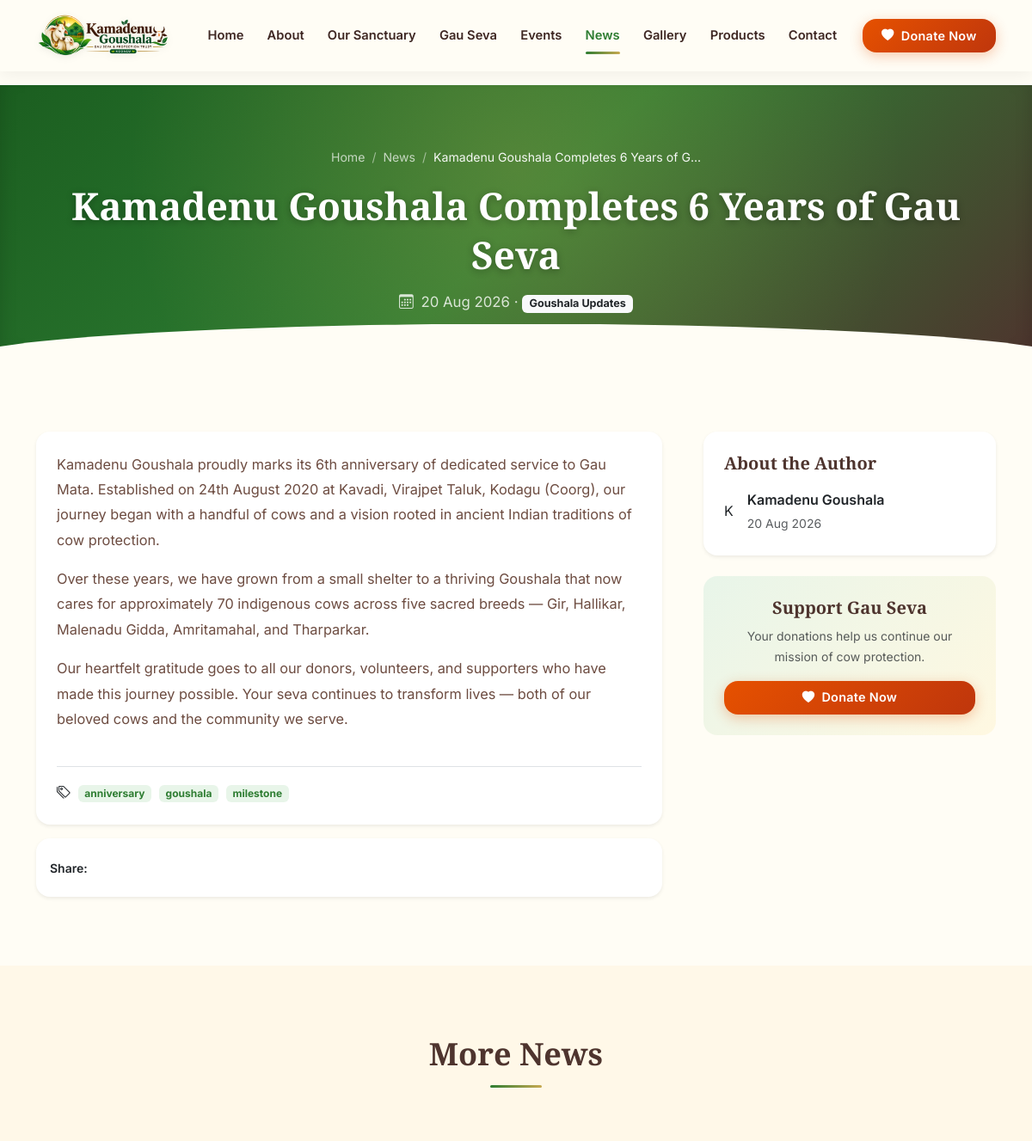
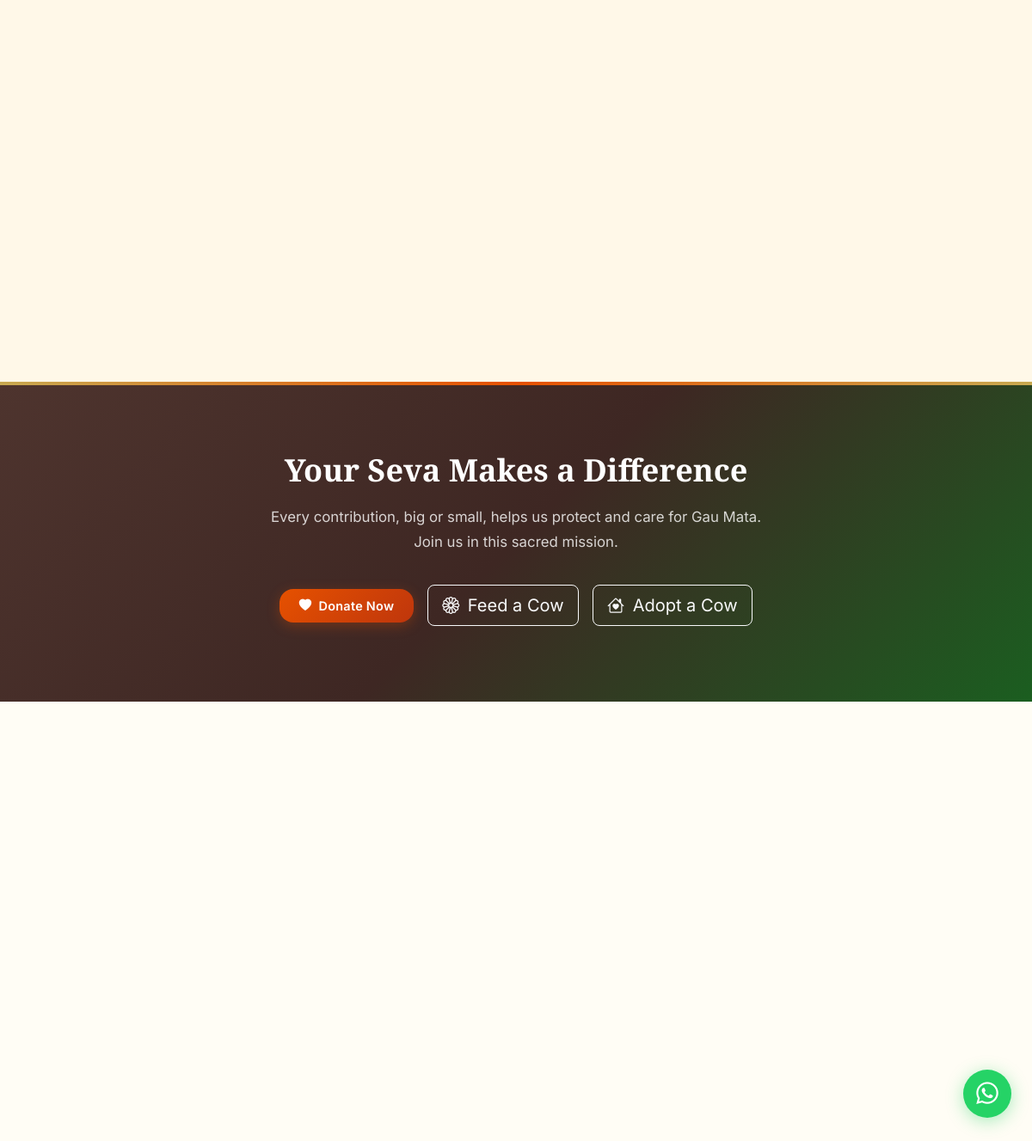
Page /news-details.php?slug=kamadenu-goushala-completes-6-years on the committed database (2 pictures, top to bottom).
### tables this page shows
CREATE TABLE `news` (
    `id` INT UNSIGNED AUTO_INCREMENT PRIMARY KEY,
    `title` VARCHAR(250) NOT NULL,
    `slug` VARCHAR(270) NOT NULL UNIQUE,
    `short_description` VARCHAR(500) DEFAULT NULL,
    `content` TEXT DEFAULT NULL,
    `featured_image` VARCHAR(255) DEFAULT NULL,
    `author` VARCHAR(100) DEFAULT 'Kamadenu Goushala',
    `category_id` INT UNSIGNED DEFAULT NULL,
    `tags` VARCHAR(500) DEFAULT NULL,
    `published_date` DATE DEFAULT NULL,
    `status` ENUM('Draft', 'Published', 'Archived') NOT NULL DEFAULT 'Draft',
    `seo_title` VARCHAR(200) DEFAULT NULL,
    `seo_description` TEXT DEFAULT NULL,
    `created_at` DATETIME NOT NULL DEFAULT CURRENT_TIMESTAMP,
    `updated_at` DATETIME NOT NULL DEFAULT CURRENT_TIMESTAMP ON UPDATE CURRENT_TIMESTAMP,
    INDEX `idx_news_status` (`status`),
    INDEX `idx_news_date` (`published_date`),
    INDEX `idx_news_category` (`category_id`),
    CONSTRAINT `fk_news_category` FOREIGN KEY (`category_id`) REFERENCES `news_categories`(`id`) ON DELETE SET NULL ON UPDATE CASCADE
);

CREATE TABLE `news_categories` (
    `id` INT UNSIGNED AUTO_INCREMENT PRIMARY KEY,
    `name` VARCHAR(100) NOT NULL,
    `slug` VARCHAR(120) NOT NULL UNIQUE,
    `is_active` TINYINT(1) NOT NULL DEFAULT 1,
    `created_at` DATETIME NOT NULL DEFAULT CURRENT_TIMESTAMP
);

### includes/functions.php (called while the page is built, shortened)
<?php
function e(?string $value): string {
    return htmlspecialchars((string)$value, ENT_QUOTES | ENT_HTML5, 'UTF-8');
}
function formatDate(?string $date, string $format = 'd M Y'): string {
    try {
        return (new DateTime($date))->format($format);
    } catch (Exception $e) {
        return $date;
    }
}
function truncateText(string $text, int $length = 150, string $suffix = '...'): string {
    $text = strip_tags($text);
    return mb_substr($text, 0, $length) . $suffix;
}
function dbFetchOne(string $sql, array $params = []): ?array {
    try {
        $db = getDB();
        $stmt = $db->prepare($sql);
        $stmt->execute($params);
        $result = $stmt->fetch();
        return $result ?: null;
    } catch (PDOException $e) {
        error_log('DB Query Error: ' . $e->getMessage());
        return null;
    }
}

### includes/seo.php (called while the page is built, shortened)
<?php
function getCurrentUrl(): string {
    $protocol = (!empty($_SERVER['HTTPS']) && $_SERVER['HTTPS'] !== 'off') ? 'https' : 'http';
    return $protocol . '://' . ($_SERVER['HTTP_HOST'] ?? 'localhost') . ($_SERVER['REQUEST_URI'] ?? '/');
}

### news-details.php (the view, shortened to what this page needs)
<?php
$slug = getParam('slug');
$article = dbFetchOne(
    "SELECT n.*, nc.name as category_name FROM news n
     LEFT JOIN news_categories nc ON n.category_id = nc.id
     WHERE n.slug = ? AND n.status = 'Published'",
    [$slug]
);
$relatedArticles = dbFetchAll(
    "SELECT n.*, nc.name as category_name FROM news n
     LEFT JOIN news_categories nc ON n.category_id = nc.id
     WHERE n.id != ? AND n.status = 'Published' ORDER BY n.published_date DESC LIMIT 3",
    [$article['id']]
);
include BASE_PATH . '/includes/header.php';
include BASE_PATH . '/includes/navbar.php';
?>
<section class="page-header">
    <div class="container">
        <nav class="breadcrumb-nav" aria-label="breadcrumb">
            <ol class="breadcrumb">
                <li class="breadcrumb-item"><a href="<?= SITE_URL ?>/">Home</a></li>
                <li class="breadcrumb-item"><a href="<?= SITE_URL ?>/news.php">News</a></li>
                <li class="breadcrumb-item active"><?= e(truncateText($article['title'], 40)) ?></li>
            </ol>
        </nav>
        <h1><?= e($article['title']) ?></h1>
        <p>
            <i class="bi bi-calendar3 me-1"></i> <?= formatDate($article['published_date']) ?>
            <?php if (!empty($article['category_name'])): ?>
            · <span class="badge bg-light text-dark"><?= e($article['category_name']) ?></span>
            <?php endif; ?>
        </p>
    </div>
</section>
<section class="section">
    <div class="container">
        <div class="row g-5">
            <div class="col-lg-8">
                <div class="card border-0 shadow-sm rounded-4 p-4">
                    <div class="content-body" style="line-height:1.8; font-size:1.02rem;">
                        <?= $article['content'] ?? '' ?>
                    </div>
                    <?php if (!empty($article['tags'])): ?>
                    <div class="mt-4 pt-3 border-top">
                        <i class="bi bi-tags me-1"></i>
                        <?php foreach (explode(',', $article['tags']) as $tag): ?>
                        <span class="badge bg-primary-light text-primary-custom me-1"><?= e(trim($tag)) ?></span>
                        <?php endforeach; ?>
                    </div>
                    <?php endif; ?>
                </div>
                <div class="card border-0 shadow-sm rounded-4 p-3 mt-3">
                    <div class="d-flex align-items-center gap-2">
                        <span class="fw-semibold small">Share:</span>
                        <a href="https://wa.me/?text=<?= urlencode($article['title'] . ' - ' . getCurrentUrl()) ?>" target="_blank" class="social-link" style="width:36px;height:36px;font-size:0.95rem;"><i class="bi bi-whatsapp"></i></a>
                        <a href="https://www.facebook.com/sharer/sharer.php?u=<?= urlencode(getCurrentUrl()) ?>" target="_blank" class="social-link" style="width:36px;height:36px;font-size:0.95rem;"><i class="bi bi-facebook"></i></a>
                        <a href="https://twitter.com/intent/tweet?text=<?= urlencode($article['title']) ?>&url=<?= urlencode(getCurrentUrl()) ?>" target="_blank" class="social-link" style="width:36px;height:36px;font-size:0.95rem;"><i class="bi bi-twitter-x"></i></a>
                    </div>
                </div>
            </div>
            <div class="col-lg-4">
                <div class="card border-0 shadow-sm rounded-4 p-4 mb-4">
                    <h5 class="mb-3">About the Author</h5>
                    <div class="d-flex align-items-center gap-3">
                        <div class="testimonial-avatar"><?= strtoupper(mb_substr($article['author'] ?? 'K', 0, 1)) ?></div>
                        <div>
                            <div class="fw-semibold"><?= e($article['author'] ?? 'Kamadenu Goushala') ?></div>
                            <small class="text-muted"><?= formatDate($article['published_date']) ?></small>
                        </div>
                    </div>
                </div>
                <div class="card border-0 rounded-4 p-4 mb-4 text-center" style="background: linear-gradient(135deg, var(--clr-primary-light), var(--clr-gold-light));">
                    <h5>Support Gau Seva</h5>
                    <p class="small text-muted mb-3">Your donations help us continue our mission of cow protection.</p>
                    <a href="<?= SITE_URL ?>/donate.php" class="btn btn-donate btn-sm"><i class="bi bi-heart-fill me-1"></i> Donate Now</a>
                </div>
            </div>
        </div>
    </div>
</section>
<?php if (!empty($relatedArticles)): ?>
<section class="section section-warm">
    <div class="container">
        <h2 class="section-title">More News</h2>
        <div class="row g-4">
        </div>
    </div>
</section>
<?php endif; ?>
<?php include BASE_PATH . '/includes/footer.php'; ?>

### assets/css/animations.css (style rules this page uses)
body { animation: pageEntrance 0.5s ease-out forwards; }
.page-header .breadcrumb-nav { animation: headerBreadcrumb 0.5s ease-out 0.2s both; }
.page-header h1 { animation: headerTitleIn 0.6s cubic-bezier(0.25, 0.46, 0.45, 0.94) 0.35s both; }
.page-header p { animation: headerTitleIn 0.6s cubic-bezier(0.25, 0.46, 0.45, 0.94) 0.5s both; }
.btn-primary-custom, .btn-outline-custom, .btn-donate { transition: all 0.3s cubic-bezier(0.25, 0.46, 0.45, 0.94); position: relative; overflow: hidden; }
.btn-primary-custom::after, .btn-donate::after { content: ''; position: absolute; top: 0; left: -100%; width: 100%; height: 100%; background: linear-gradient(90deg, transparent, rgba(255,255,255,0.15), transparent); transition: left 0.5s ease; pointer-events: none; }
.footer-links a, .breadcrumb a { position: relative; display: inline-block; }

### rows in the picture
news: title "Kamadenu Goushala Completes 6 Years of G...", title "Kamadenu Goushala Completes 6 Years of Gau Seva", published_date "20 Aug 2026", category.name "Goushala Updates", content "Kamadenu Goushala proudly marks its 6th anniversary of dedicated service to Gau Mata. Established on 24th August 2020 at Kavadi, Virajpet Taluk, Kodagu (Coorg), our journey began with a handful of cows and a vision rooted in ancient Indian traditions of cow protection. Over these years, we have grown from a small shelter to a thriving Goushala that now cares for approximately 70 indigenous cows across five sacred breeds — Gir, Hallikar, Malenadu Gidda, Amritamahal, and Tharparkar. Our heartfelt gratitude goes to all our donors, volunteers, and supporters who have made this journey possible. Your seva continues to transform lives — both of our beloved cows and the community we serve.", tags "anniversary", tags "goushala", tags "milestone", author "K", author "Kamadenu Goushala"
